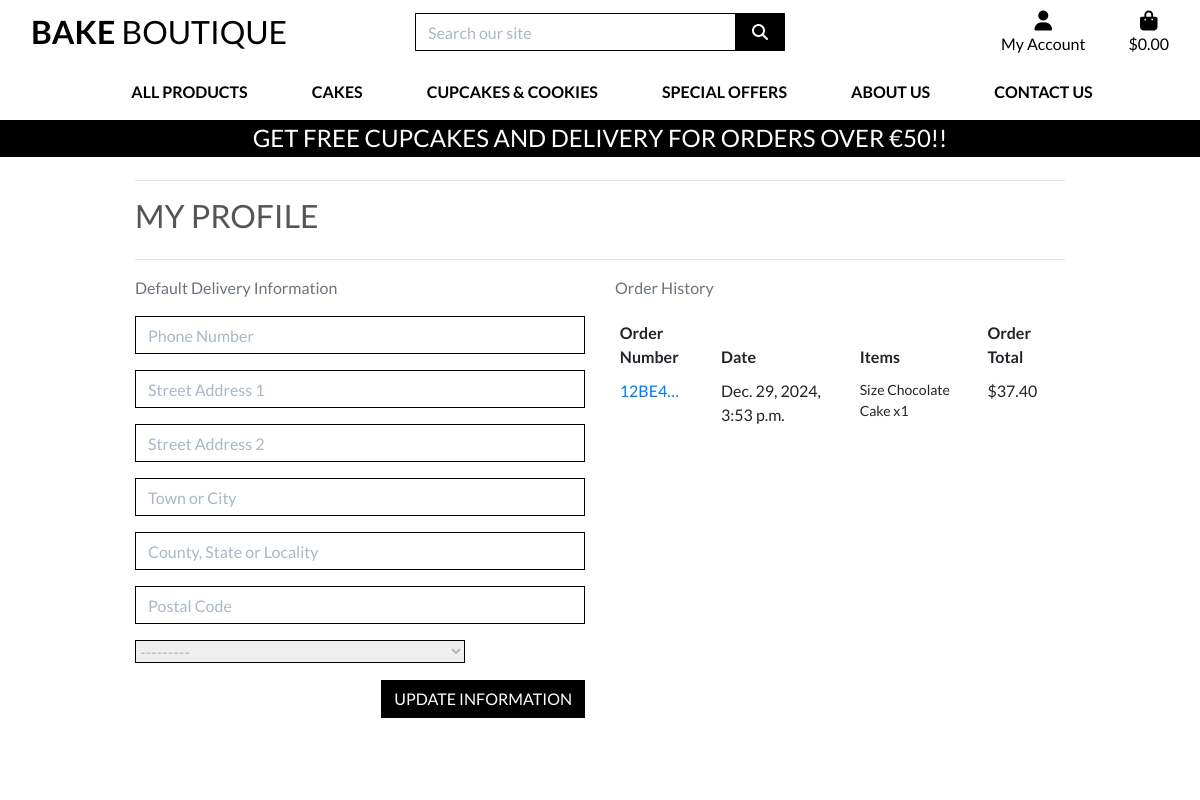
The app's page /profile/ (signed in), older data.
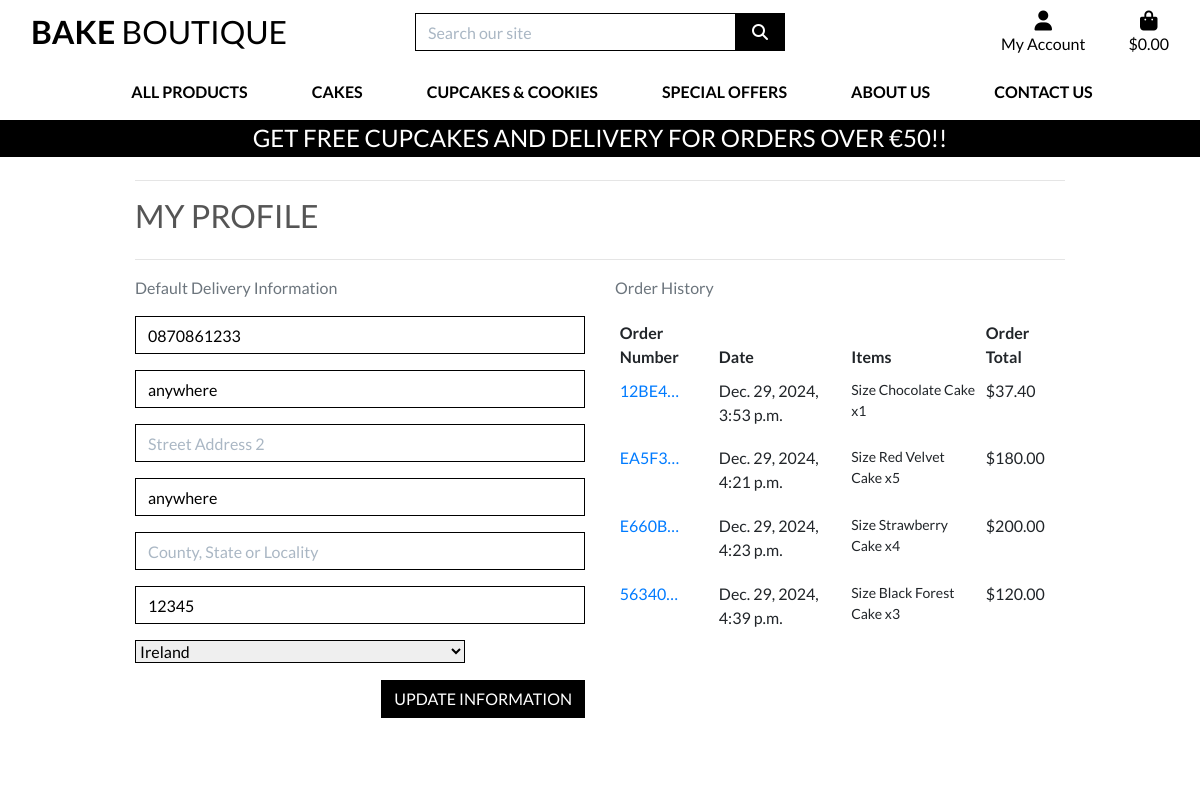
The same page, newer data.
### profiles/models.py (models this page shows, shortened)
class UserProfile(models.Model):
    user = models.OneToOneField(User, on_delete=models.CASCADE)
    default_phone_number = models.CharField(max_length=20, null=True, blank=True)
    default_street_address1 = models.CharField(max_length=80, null=True, blank=True)
    default_street_address2 = models.CharField(max_length=80, null=True, blank=True)
    default_town_or_city = models.CharField(max_length=40, null=True, blank=True)
    default_county = models.CharField(max_length=80, null=True, blank=True)
    default_postcode = models.CharField(max_length=20, null=True, blank=True)
    default_country = CountryField(blank_label='Country', null=True, blank=True)

### checkout/models.py (models this page shows, shortened)
class Order(models.Model):
    order_number = models.CharField(max_length=32, null=False, editable=False)
    user_profile = models.ForeignKey(UserProfile, on_delete=models.SET_NULL,
                                     null=True, blank=True, related_name='orders')
    full_name = models.CharField(max_length=50, null=False, blank=False)
    email = models.EmailField(max_length=254, null=False, blank=False)
    phone_number = models.CharField(max_length=20, null=False, blank=False)
    country = CountryField(blank_label='Country *', null=False, blank=False)
    postcode = models.CharField(max_length=20, null=True, blank=True)
    town_or_city = models.CharField(max_length=40, null=False, blank=False)
    street_address1 = models.CharField(max_length=80, null=False, blank=False)
    street_address2 = models.CharField(max_length=80, null=True, blank=True)
    county = models.CharField(max_length=80, null=True, blank=True)
    date = models.DateTimeField(auto_now_add=True)
    delivery_cost = models.DecimalField(max_digits=6, decimal_places=2, null=False, default=0)
    order_total = models.DecimalField(max_digits=10, decimal_places=2, null=False, default=0)
    grand_total = models.DecimalField(max_digits=10, decimal_places=2, null=False, default=0)
    original_bag = models.TextField(null=False, blank=False, default='')
    stripe_pid = models.CharField(max_length=254, null=False, blank=False, default='')

class OrderLineItem(models.Model):
    order = models.ForeignKey(Order, null=False, blank=False, on_delete=models.CASCADE, related_name='lineitems')
    product = models.ForeignKey(Product, null=False, blank=False, on_delete=models.CASCADE)
    product_size = models.CharField(max_length=2, null=True, blank=True) # XS, S, M, L, XL
    quantity = models.IntegerField(null=False, blank=False, default=0)
    lineitem_total = models.DecimalField(max_digits=6, decimal_places=2, null=False, blank=False, editable=False)

### products/models.py (models this page shows, shortened)
class Product(models.Model):
    category = models.ForeignKey('Category', null=True, blank=True, on_delete=models.SET_NULL)
    sku = models.CharField(max_length=254, null=True, blank=True)
    name = models.CharField(max_length=254)
    description = models.TextField()
    has_sizes = models.BooleanField(default=False, null=True, blank=True)
    price = models.DecimalField(max_digits=6, decimal_places=2)
    rating = models.DecimalField(max_digits=6, decimal_places=2, null=True, blank=True)
    image_url = models.URLField(max_length=1024, null=True, blank=True)
    image = models.ImageField(null=True, blank=True)

### profiles/views.py (the view)
# urls.py: path('profile/', include('profiles.urls')),
def profile(request):
    profile = get_object_or_404(UserProfile, user=request.user)
    if request.method == 'POST':
        form = UserProfileForm(request.POST, instance=profile)
        if form.is_valid():
            form.save()
            messages.success(request, 'Profile updated successfully')
        else:
            messages.error(request, 'Update failed. Please ensure the form is valid.')
    else:
        form = UserProfileForm(instance=profile)
    orders = profile.orders.all()
    template = 'profiles/profile.html'
    context = {
        'form': form,
        'orders': orders,
        'on_profile_page': True
    }
    return render(request, template, context)

### profiles/forms.py
class UserProfileForm(forms.ModelForm):
    class Meta:
        model = UserProfile
        exclude = ('user',)
    def __init__(self, *args, **kwargs):
        super().__init__(*args, **kwargs)
        placeholders = {
            'default_phone_number': 'Phone Number',
            'default_postcode': 'Postal Code',
            'default_town_or_city': 'Town or City',
            'default_street_address1': 'Street Address 1',
            'default_street_address2': 'Street Address 2',
            'default_county': 'County, State or Locality',
        }
        self.fields['default_phone_number'].widget.attrs['autofocus'] = True
        for field in self.fields:
            if field != 'default_country':
                if self.fields[field].required:
                    placeholder = f'{placeholders[field]} *'
                else:
                    placeholder = placeholders[field]
                self.fields[field].widget.attrs['placeholder'] = placeholder
            self.fields[field].widget.attrs['class'] = 'border-black rounded-0 profile-form-input'
            self.fields[field].label = False

### bag/contexts.py (called while the page is built, shortened)
def bag_contents(request):
    bag_items = []
    total = 0
    product_count = 0
    bag = request.session.get('bag', {})
    if total < settings.FREE_DELIVERY_THRESHOLD:
        delivery = total * Decimal(settings.STANDARD_DELIVERY_PERCENTAGE / 100)
        free_delivery_delta = settings.FREE_DELIVERY_THRESHOLD - total
    else:
        delivery = 0
        free_delivery_delta = 0
    grand_total = delivery + total
    context = {
        'bag_items': bag_items,
        'total': total,
        'product_count': product_count,
        'delivery': delivery,
        'free_delivery_delta': free_delivery_delta,
        'free_delivery_threshold': settings.FREE_DELIVERY_THRESHOLD,
        'grand_total': grand_total,
    }
    return context

### profiles/templates/profiles/profile.html (shortened to what this page needs)
{% extends "base.html" %}
{% load static %}
{% block extra_css %}
    <link rel="stylesheet" href="{% static 'profiles/css/profile.css' %}">
{% endblock %}
{% block page_header %}
    <div class="container header-container">
    </div>
{% endblock %}
{% block content %}
    <div class="overlay"></div>
    <div class="container">
        <div class="row">
            <div class="col">
                <hr>
                <h2 class="logo-font mb-4">My Profile</h2>
                <hr>
            </div>
        </div>
        <div class="row">
            <div class="col-12 col-lg-6">
                <p class="text-muted">Default Delivery Information</p>
                <form class="mt-3" action="{% url 'profile' %}" method="POST" id="profile-update-form">
                    {{ form|crispy }}
                    <button class="btn btn-black rounded-0 text-uppercase float-right">Update Information</button>
                </form>
            </div>
            <div class="col-12 col-lg-6">
                <p class="text-muted">Order History</p>
                <div class="order-history table-responsive">
                    <table class="table table-sm table-borderless">
                        <thead>
                            <tr>
                                <th>Order Number</th>
                                <th>Date</th>
                                <th>Items</th>
                                <th>Order Total</th>
                            </tr>
                        </thead>
                        <tbody>
                            {% for order in orders %}
                                <tr>
                                    <td>
                                        <a href="{% url 'order_history' order.order_number %}"
                                        title="{{ order.order_number }}">
                                            {{ order.order_number|truncatechars:6 }}
                                        </a>
                                    </td>
                                    <td>{{ order.date }}</td>
                                    <td>
                                        <ul class="list-unstyled">
                                            {% for item in order.lineitems.all %}
                                                <li class="small">
                                                    {% if item.product.has_sizes %}
                                                        Size {{ item.product.size|upper }}
                                                    {% endif %}{{ item.product.name }} x{{ item.quantity }}
                                                </li>
                                            {% endfor %}
                                        </ul>
                                    </td>
                                    <td>${{ order.grand_total }}</td>
                                </tr>
                            {% endfor %}
                        </tbody>
                    </table>
                </div>
            </div>
        </div>
{% endblock %}

### templates/base.html (shortened to what this page needs)
{% load static %}
<!doctype html>
<html lang="en">
<head>
    {% block corecss %}
    <link rel="stylesheet" href="https://cdn.jsdelivr.net/npm/bootstrap@4.6.2/dist/css/bootstrap.min.css"
>
    <link rel="stylesheet" href="{% static 'css/base.css' %}">
    {% endblock %}
    {% block extra_css %}
    {% endblock %}
</head>
<body>
    <header class="container-fluid fixed-top">
        <div class="row">
            <div class="col-12 col-lg-4 my-auto py-1 py-lg-0 text-center text-lg-left">
                <a href="{% url 'home' %}" class="nav-link main-logo-link">
                    <h2 class="logo-font text-black my-0"><strong>Bake</strong> Boutique</h2>
                </a>
            </div>
            <div class="col-12 col-lg-4 my-auto py-1 py-lg-0">
                <form method="GET" action="{% url 'products' %}">
                    <div class="input-group w-100">
                        <input class="form-control border border-black rounded-0" type="text" name="q"
                            placeholder="Search our site">
                        <div class="input-group-append">
                            <button class="form-control btn btn-black border border-black rounded-0" type="submit">
                                <span class="icon">
                                    <i class="fas fa-search"></i>
                                </span>
                            </button>
                        </div>
                    </div>
                </form>
            </div>
            <div class="col-12 col-lg-4 my-auto py-1 py-lg-0">
                <ul class="list-inline list-unstyled text-center text-lg-right my-0">
                    <li class="list-inline-item dropdown">
                        <a class="text-black nav-link" href="#" id="user-options" data-toggle="dropdown"
                            aria-haspopup="true" aria-expanded="false">
                            <div class="text-center">
                                <div><i class="fas fa-user fa-lg"></i></div>
                                <p class="my-0">My Account</p>
                            </div>
                        </a>
                    </li>
                    <li class="list-inline-item">
                        <a class="{% if grand_total %}text-info font-weight-bold{% else %}text-black{% endif %} nav-link"
                            href="{% url 'view_bag' %}">
                            <div class="text-center">
                                <div><i class="fas fa-shopping-bag fa-lg"></i></div>
                                <p class="my-0">
                                    {% if grand_total %}
                                    ${{ grand_total|floatformat:2 }}
                                    {% else %}
                                    $0.00
                                    {% endif %}
                                </p>
                            </div>
                        </a>
                    </li>
                </ul>
            </div>
        </div>
            <nav class="navbar navbar-expand-lg navbar-light w-100">
                {% include 'includes/main-nav.html' %}
            </nav>
        <div id="delivery-banner" class="row text-center">
            <div class="col bg-black text-white">
                <h4 class="logo-font my-1">Get Free Cupcakes and delivery for orders over €{{ free_delivery_threshold }}!!</h4>
            </div>
        </div>
    </header>
    {% block page_header %}
    {% endblock %}
    {% block content %}
    {% endblock %}
</body>
</html>

### templates/includes/main-nav.html (shortened to what this page needs)
<div class="collapse navbar-collapse" id="main-nav">
    <ul class="navbar-nav w-auto mx-auto">
        <li class="nav-item dropdown">
            <a class="logo-font font-weight-bold nav-link text-black mr-5" href="#" id="all-products-link" data-toggle="dropdown" aria-haspopup="true" aria-expanded="false">
                All Products
            </a>
        </li>
        <li class="nav-item dropdown">
            <a class="logo-font font-weight-bold nav-link text-black mr-5" href="#" id="cakes-link" data-toggle="dropdown" aria-haspopup="true" aria-expanded="false">
                Cakes
            </a>
        </li>
        <li class="nav-item dropdown">
            <a class="logo-font font-weight-bold nav-link text-black mr-5" href="#" id="cupcakes-link" data-toggle="dropdown" aria-haspopup="true" aria-expanded="false">
                Cupcakes & Cookies
            </a>
        </li>
        <li class="nav-item dropdown">
            <a class="logo-font font-weight-bold nav-link text-black mr-5" href="#" id="specials-link" data-toggle="dropdown" aria-haspopup="true" aria-expanded="false">
                Special Offers
            </a>
        </li>
        <li class="nav-item">
            <a class="logo-font font-weight-bold nav-link text-black mr-5" href="/about-us">
                About Us
            </a>
        </li>
        <li class="nav-item">
            <a class="logo-font font-weight-bold nav-link text-black" href="/contact">
                Contact Us
            </a>
        </li>
    </ul>
</div>

### static/css/base.css (style rules this page uses)
html { height: 100%; }
body { background: url('/media/homepage_background_cropped.jpeg') no-repeat center center fixed; background-size: cover; height: calc(100vh - 164px); color: #555; font-family: 'Lato'; }
.icon { align-items: center; display: inline-flex; justify-content: center; height: 1.5rem; width: 1.5rem; }
.logo-font { text-transform: uppercase; }
.main-logo-link { width: fit-content; }
.btn-black { background: black; color: white; }
.text-black { color: #000 !important; }
.border-black { border: 1px solid black !important; }
.bg-black { background: #000 !important; }
.overlay { height: 100%; width: 100%; top: 0; left: 0; position: fixed; background: white; z-index: -1; }
input[name='q']::placeholder { color: #aab7c4; }
@media (min-width: 1200px) { .container { max-width: 80%; } }
@media (min-width: 992px) { .header-container { padding-top: 164px; } }

### profiles/static/profiles/css/profile.css (style rules this page uses)
.order-history { max-height: 416px; overflow-y: auto; }
#profile-update-form .form-control { color: #000; }
#profile-update-form input::placeholder { color: #aab7c4; }
#id_default_country, #id_default_country option:not(:first-child) { color: #000; }

Row changes from the older to the newer data that the page shows:
changed UserProfile: default_phone_number (not shown) → "0870861233"; default_street_address1 (not shown) → "anywhere"; default_town_or_city (not shown) → "anywhere"; default_postcode (not shown) → "12345"; default_country "---------" → "Ireland"
added Order: order_number "EA5F3…", date "Dec. 29, 2024, 4:21 p.m.", grand_total "180.00"
added OrderLineItem: product.name "Red Velvet Cake", quantity "5", shown under "EA5F3…"
added Order: order_number "E660B…", date "Dec. 29, 2024, 4:23 p.m.", grand_total "200.00"
added OrderLineItem: product.name "Strawberry Cake", quantity "4", shown under "E660B…"
added Order: order_number "56340…", date "Dec. 29, 2024, 4:39 p.m.", grand_total "120.00"
added OrderLineItem: product.name "Black Forest Cake", quantity "3", shown under "56340…"
